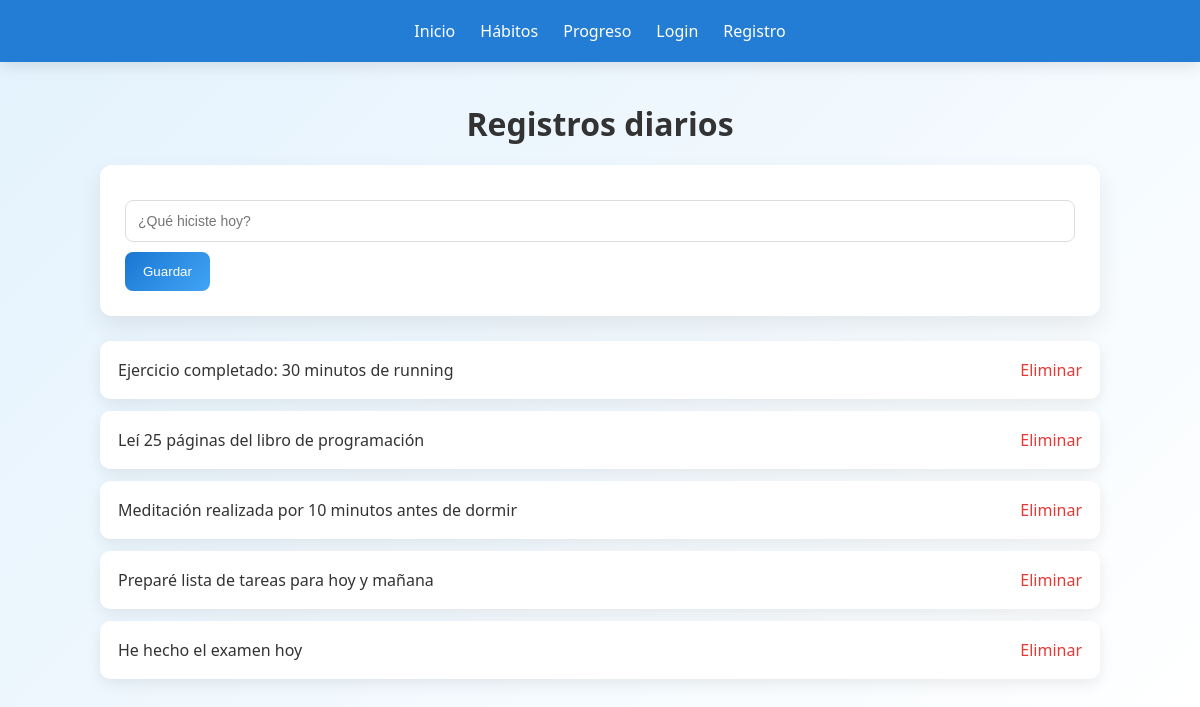
Page /registros on the committed database.
### tables this page shows
CREATE TABLE registros (
    id INTEGER PRIMARY KEY AUTOINCREMENT,
    descripcion TEXT
);

### app.py (the view)
@app.route("/registros", methods=["GET","POST"])
def registros():
    con = db()
    if request.method == "POST":
        descripcion = request.form["descripcion"]
        con.execute("INSERT INTO registros (descripcion) VALUES (?)", (descripcion,))
        con.commit()
    registros = con.execute("SELECT * FROM registros").fetchall()
    return render_template("registros.html", registros=registros)

### app.py (called while the page is built)
def db():
    return sqlite3.connect("ex_final_ldm.db")

### EXAMEN_FINAL_LENGUAJE/templates/registros.html
{% extends "base.html" %}
{% block content %}
<h1>Registros diarios</h1>
<form method="POST">
    <input name="descripcion" placeholder="¿Qué hiciste hoy?" required>
    <button type="submit">Guardar</button>
</form>
<ul>
{% for r in registros %}
<li>
    {{ r[1] }}
    <a href="/eliminar_registro/{{ r[0] }}">Eliminar</a>
</li>
{% endfor %}
</ul>
{% endblock %}

### EXAMEN_FINAL_LENGUAJE/static/style.css (style rules this page uses)
* { margin: 0; padding: 0; box-sizing: border-box; }
body { font-family: 'Segoe UI', Tahoma, Geneva, Verdana, sans-serif; background: linear-gradient(135deg, #e3f2fd, #ffffff); color: #333; }
h1 { text-align: center; margin-bottom: 20px; font-size: 2rem; }
form { background: white; padding: 25px; border-radius: 12px; box-shadow: 0px 10px 25px rgba(0,0,0,0.08); margin-bottom: 25px; transition: transform 0.2s ease; }
input { width: 100%; padding: 12px; margin: 10px 0; border-radius: 8px; border: 1px solid #ddd; transition: all 0.2s ease; font-size: 14px; }
button { background: linear-gradient(135deg, #1976d2, #42a5f5); color: white; border: none; padding: 12px 18px; border-radius: 8px; cursor: pointer; font-weight: 500; transition: all 0.3s ease; }
ul { list-style: none; }
li { background: white; margin: 12px 0; padding: 18px; border-radius: 10px; box-shadow: 0px 5px 15px rgba(0,0,0,0.08); display: flex; justify-content: space-between; align-items: center; transition: transform 0.2s ease; }
li a { color: #e53935; margin-left: 15px; text-decoration: none; font-weight: 500; transition: color 0.2s; }

### rows in the picture
registros: descripcion "Ejercicio completado: 30 minutos de running"
registros: descripcion "Leí 25 páginas del libro de programación"
registros: descripcion "Meditación realizada por 10 minutos antes de dormir"
registros: descripcion "Preparé lista de tareas para hoy y mañana"
registros: descripcion "He hecho el examen hoy"
